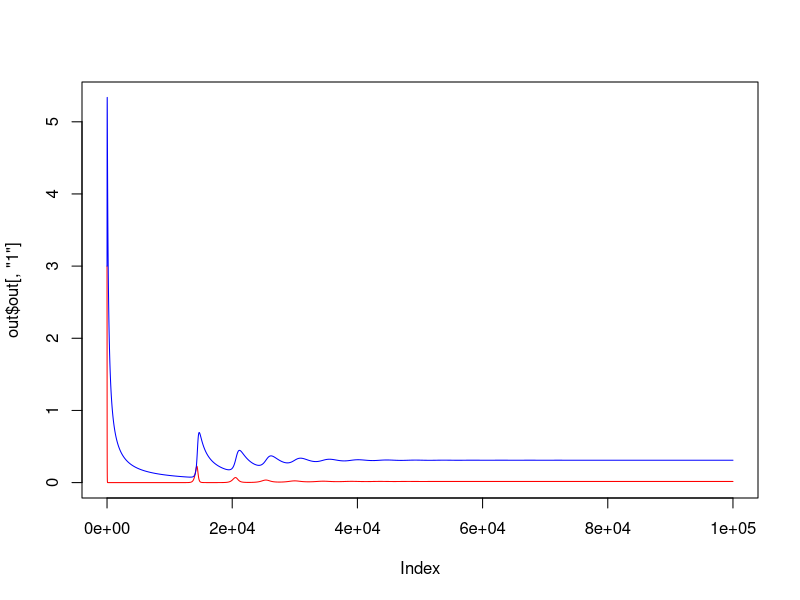

The R source for this figure:
#==============================================================================
# Simulate the models from O'Connor et al. 2011, which are essentially just 
# several variations on the MacArthur consumer-resource model. 
# This uses the library deSolve for the ODEs
# This code contains the following parts so far:
# 1. Basic ODE simulation with constant temp-dependent parameters
# 	 Right now only one of the models is implemented. This is model 4 in the 
#	 table. 
#==============================================================================
#==============================================================================
#Load Libraries
#==============================================================================
library(deSolve) 

#==============================================================================
###Time to simulate over: 
tend = 1000 #Length of numerical simulation
times  = seq(from = 0, to = tend, by = 0.01)
tl = length(times)

### Numbers of species 
nPsp = 1
nHsp = 1
nspp = nPsp + nHsp

###Activation energies as per table 1
rEp = 0.32
KEp = -0.32
aEh = 0.65
mEh = 0.65
kb = 8.617e-5# 1.38064852*10^(-23)
K = 273

###Initial values? 
rp0 = 0.62
Kp0 = 5680
ah0 = 2
mh0 = 0.1
b0  = 100
e0 = 0.1

#Range of temperatures to explore: 
###For now, while I'm still troubleshooting, just use 1 temp.

tmin = 20+K #initial temperature
tmax = tmin+1#30 +K #final temperature 
tby = 1 #temp increment 
ntemps = (tmax-tmin)/tby #Number of temperature iterations
temps = seq(tmin,tmax,tby) # Temperature vector 

#Output of each temp
out1 = list(matrix(0,ntemps,1))

for (t in 1:ntemps ) { 
	
	print(t)
	T = temps[t] #Grab the actual temperature value

	###Calculate model parameters with activation energies
	rp = rp0#*exp(-rEp/(T*kb))  #These parameter values are crazy small! wtf? 
	Kp = Kp0#*exp(-KEp/(T*kb))  
	ah = ah0#*exp(-aEh/(T*kb))  
	mh = mh0#*exp(-mEh/(T*kb))  
	b0 = b0
	e0 = e0

	#=============================================================================
	# Inner loop. Run the model
	#=============================================================================

	parms = list(nspp=nspp, nPsp = nPsp, nHsp = nHsp,
			rp = rp, Kp =Kp,
			ah = ah, mh = mh, b0 = b0, e0 = e0
		 )

	###Define the model for deSolve
	###This is model 4 in Table 2 of OConnor et al. 2011
	oconnor_model4 = function(times,sp,parms){
			     P = matrix(sp[1:nPsp],nPsp, 1)
			     H = matrix(sp[(nPsp+1):(nPsp+nHsp)],nHsp, 1)

				###Resource dynamics: Logistic growth, reduced by consumption
				dP = P
				for( i in 1:nHsp){
					dP[i] = P[i]*( (rp[i]) * (1 - P[i]/Kp[i]) - (t(ah[i])%*%H))
				}

				###Consumer dynamics: LV consumption
				dH = H 
				for( i in 1:nHsp){
					dH[i] = H[i] * ( ah[i]%*%P - H[i]*mh[i] )
				}

			return(list(c(dP,dH)))
		}

	###Run the ODE and store the output
	winit = c(matrix(3,nspp,1))
	out=NULL
	out_temp = ode(y=winit,times=times,func=oconnor_model4,parms=parms)
	out$out = out_temp
	out$parms=parms
	out1[t]= list(out)


	plot(out$out[,"1"],t="l",col="red",ylim = c(0,max(out$out[ ,2:(nspp+1)],na.rm=T)))
	for( n in 2:(nspp) ) {
		lines(out$out[,paste(n)],t="l",col="blue")
	}

}
